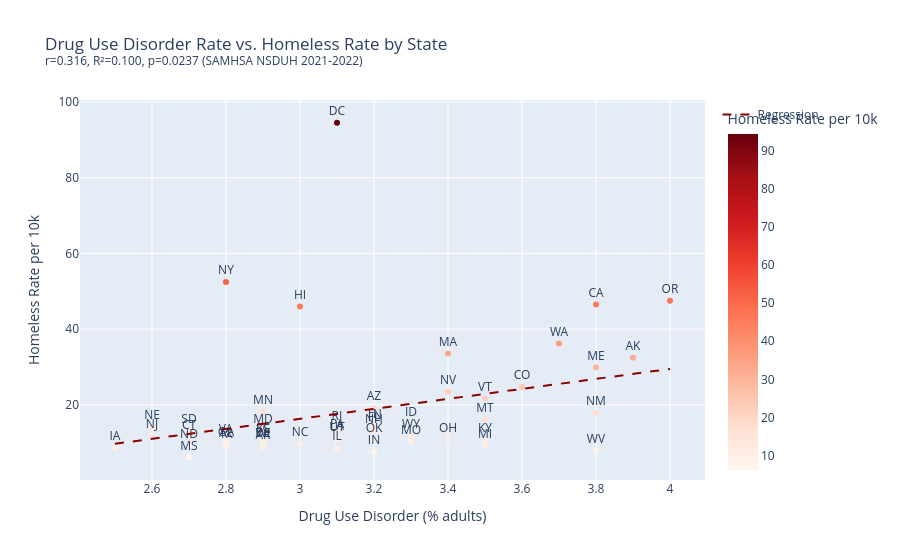

Write notebook code for a chart like this one.
### Code cell
slope, intercept, r, p, se = stats.linregress(df['drug_disorder_pct'], df['homeless_rate_per_10k'])
r2 = r ** 2
print(f'Drug disorder vs rate: r={r:.3f}, R²={r2:.3f}, p={p:.4f}')

x_range = [df['drug_disorder_pct'].min(), df['drug_disorder_pct'].max()]
y_range = [slope * x + intercept for x in x_range]

fig1 = px.scatter(
    df, x='drug_disorder_pct', y='homeless_rate_per_10k', text='state_postal',
    color='homeless_rate_per_10k', color_continuous_scale='Reds',
    title=f'Drug Use Disorder Rate vs. Homeless Rate by State<br><sup>r={r:.3f}, R²={r2:.3f}, p={p:.4f} (SAMHSA NSDUH 2021-2022)</sup>',
    labels={'drug_disorder_pct': 'Drug Use Disorder (% adults)', 'homeless_rate_per_10k': 'Homeless Rate per 10k'},
    hover_name='state_name',
)
fig1.add_trace(go.Scatter(x=x_range, y=y_range, mode='lines', name='Regression', line=dict(color='darkred', dash='dash')))
fig1.update_traces(textposition='top center', selector=dict(mode='markers+text'))
fig1.show()

### Figure 1 — Plotly figure (JSON) as saved in the notebook; plotly's stock layout.template omitted (floating-point values rounded to 4 significant figures)
{"data": [{"hovertemplate": "<b>%{hovertext}</b><br><br>Drug Use Disorder (% adults)=%{x}<br>Homeless Rate per 10k=%{marker.color}<br>state_postal=%{text}<extra></extra>", "hovertext": ["Alabama", "Alaska", "Arizona", "Arkansas", "California", "Colorado", "Connecticut", "Delaware", "District of Columbia", "Florida", "Georgia", "Hawaii", "Idaho", "Illinois", "Indiana", "Iowa", "Kansas", "Kentucky", "Louisiana", "Maine", "Maryland", "Massachusetts", "Michigan", "Minnesota", "Mississippi", "Missouri", "Montana", "Nebraska", "Nevada", "New Hampshire", "New Jersey", "New Mexico", "New York", "North Carolina", "North Dakota", "Ohio", "Oklahoma", "Oregon", "Pennsylvania", "Rhode Island", "South Carolina", "South Dakota", "Tennessee", "Texas", "Utah", "Vermont", "Virginia", "Washington", "West Virginia", "Wisconsin", "Wyoming"], "legendgroup": "", "marker": {"color": [9.56, 32.45, 19.12, 8.93, 46.48, 24.72, 11.61, 9.33, 94.51, 13.63, 9.79, 45.96, 14.99, 8.54, 7.65, 8.73, 10.61, 10.68, 11.31, 29.9, 13.16, 33.58, 9.32, 18.2, 6.15, 10.37, 16.15, 14.08, 23.42, 13.07, 11.71, 17.92, 52.44, 9.81, 9.23, 10.76, 10.7, 47.5, 11.73, 13.82, 10.8, 13.08, 14.59, 9.07, 10.95, 21.7, 10.48, 36.22, 7.91, 9.49, 11.9], "coloraxis": "coloraxis", "symbol": "circle"}, "mode": "markers+text", "name": "", "orientation": "v", "showlegend": false, "text": ["AL", "AK", "AZ", "AR", "CA", "CO", "CT", "DE", "DC", "FL", "GA", "HI", "ID", "IL", "IN", "IA", "KS", "KY", "LA", "ME", "MD", "MA", "MI", "MN", "MS", "MO", "MT", "NE", "NV", "NH", "NJ", "NM", "NY", "NC", "ND", "OH", "OK", "OR", "PA", "RI", "SC", "SD", "TN", "TX", "UT", "VT", "VA", "WA", "WV", "WI", "WY"], "textposition": "top center", "type": "scatter", "x": [2.8, 3.9, 3.2, 2.9, 3.8, 3.6, 2.7, 2.9, 3.1, 3.2, 2.8, 3.0, 3.3, 3.1, 3.2, 2.5, 2.9, 3.5, 3.1, 3.8, 2.9, 3.4, 3.5, 2.9, 2.7, 3.3, 3.5, 2.6, 3.4, 3.2, 2.6, 3.8, 2.8, 3.0, 2.7, 3.4, 3.2, 4.0, 3.1, 3.1, 2.9, 2.7, 3.2, 2.8, 3.1, 3.5, 2.8, 3.7, 3.8, 2.9, 3.3], "xaxis": "x", "y": [9.56, 32.45, 19.12, 8.93, 46.48, 24.72, 11.61, 9.33, 94.51, 13.63, 9.79, 45.96, 14.99, 8.54, 7.65, 8.73, 10.61, 10.68, 11.31, 29.9, 13.16, 33.58, 9.32, 18.2, 6.15, 10.37, 16.15, 14.08, 23.42, 13.07, 11.71, 17.92, 52.44, 9.81, 9.23, 10.76, 10.7, 47.5, 11.73, 13.82, 10.8, 13.08, 14.59, 9.07, 10.95, 21.7, 10.48, 36.22, 7.91, 9.49, 11.9], "yaxis": "y"}, {"line": {"color": "darkred", "dash": "dash"}, "mode": "lines", "name": "Regression", "type": "scatter", "x": [2.5, 4.0], "y": [9.7, 29.48]}], "layout": {"coloraxis": {"colorbar": {"title": {"text": "Homeless Rate per 10k"}}, "colorscale": [[0.0, "rgb(255,245,240)"], [0.125, "rgb(254,224,210)"], [0.25, "rgb(252,187,161)"], [0.375, "rgb(252,146,114)"], [0.5, "rgb(251,106,74)"], [0.625, "rgb(239,59,44)"], [0.75, "rgb(203,24,29)"], [0.875, "rgb(165,15,21)"], [1.0, "rgb(103,0,13)"]]}, "legend": {"tracegroupgap": 0}, "title": {"text": "Drug Use Disorder Rate vs. Homeless Rate by State<br><sup>r=0.316, R²=0.100, p=0.0237 (SAMHSA NSDUH 2021-2022)</sup>"}, "xaxis": {"anchor": "y", "domain": [0.0, 1.0], "title": {"text": "Drug Use Disorder (% adults)"}}, "yaxis": {"anchor": "x", "domain": [0.0, 1.0], "title": {"text": "Homeless Rate per 10k"}}}}
